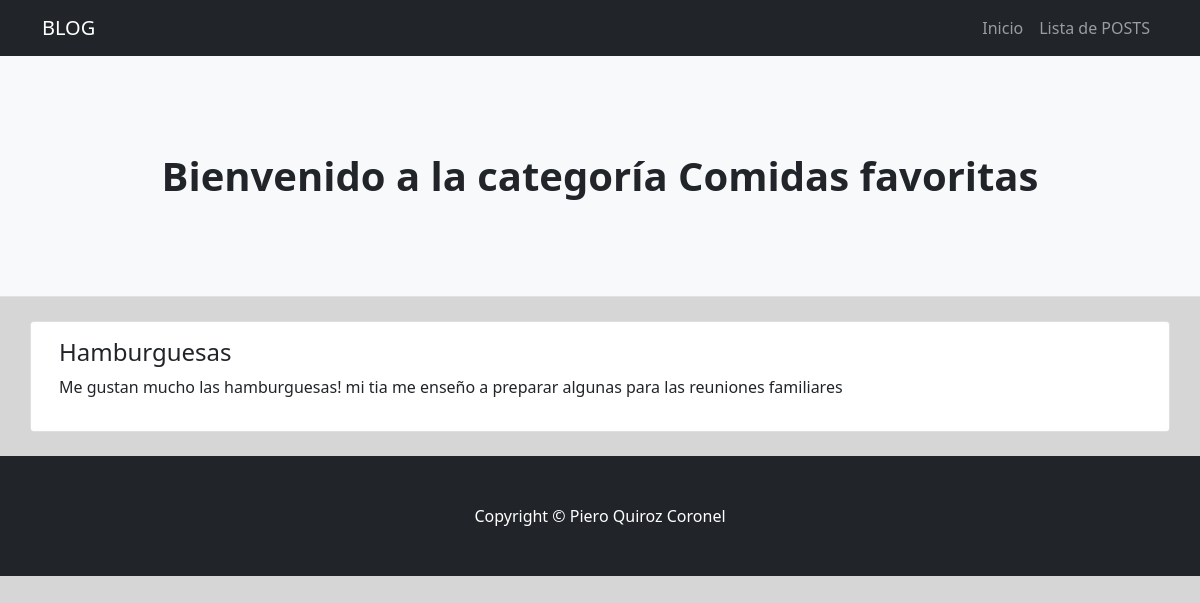
The app's page /categoria/1/ with its own data.
### practica/models.py (models this page shows, shortened)
class Categoria(models.Model):
    nombre = models.CharField(max_length=100)

class Post(models.Model):
    titulo = models.CharField(max_length=200)
    descripcion = models.TextField()
    categoria = models.ForeignKey(Categoria, on_delete=models.CASCADE)

### practica/views.py (the view)
# urls.py: path('categoria/<int:categoria_id>/', posts_por_categoria, name='posts_por_categoria'),
def posts_por_categoria(request, categoria_id):
    categoria = get_object_or_404(Categoria, id=categoria_id)
    posts = categoria.post_set.all()
    return render(request, 'posts_por_categoria.html', {'categoria': categoria, 'posts': posts})

### practica/templates/posts_por_categoria.html (shortened to what this page needs)
<!DOCTYPE html>
<html lang="en">
<head>
    <link href="https://cdn.jsdelivr.net/npm/bootstrap@5.1.3/dist/css/bootstrap.min.css" rel="stylesheet" />
</head>
<body>
    <nav class="navbar navbar-expand-lg navbar-dark bg-dark">
        <div class="container">
            <a class="navbar-brand" href="#!">BLOG</a>
            <div class="collapse navbar-collapse" id="navbarSupportedContent">
                <ul class="navbar-nav ms-auto mb-2 mb-lg-0">
                    <li class="nav-item"><a class="nav-link" href="{% url 'categorias' %}">Inicio</a></li>
                    <li class="nav-item"><a class="nav-link" href="{% url 'lista_posts' %}">Lista de POSTS</a></li>
                </ul>
            </div>
        </div>
    </nav>
    <header class="py-5 bg-light border-bottom mb-4">
        <div class="container">
            <div class="text-center my-5">
                <h1 class="fw-bolder">Bienvenido a la categoría {{ categoria.nombre }}</h1>
            </div>
        </div>
    </header>
    <div class="container">
        <div class="row">
            {% for post in posts %}
                <div class="card mb-4">
                    <div class="card-body">
                        <h2 class="card-title h4">{{ post.titulo }}</h2>
                        <p>{{ post.descripcion }}</p>
                    </div>
                </div>
            {% endfor %}
        </div>
    </div>
    <footer class="py-5 bg-dark">
        <div class="container"><p class="m-0 text-center text-white">Copyright &copy; Piero Quiroz Coronel</p></div>
    </footer>
</body>
</html>

### practica/templates/posts_por_categoria.html (style rules this page uses)
body { background-color: rgb(214, 214, 214); }

### records on screen
Categoria: nombre "Comidas favoritas"
Post: titulo "Hamburguesas", descripcion "Me gustan mucho las hamburguesas! mi tia me enseño a preparar algunas para las reuniones familiares"
